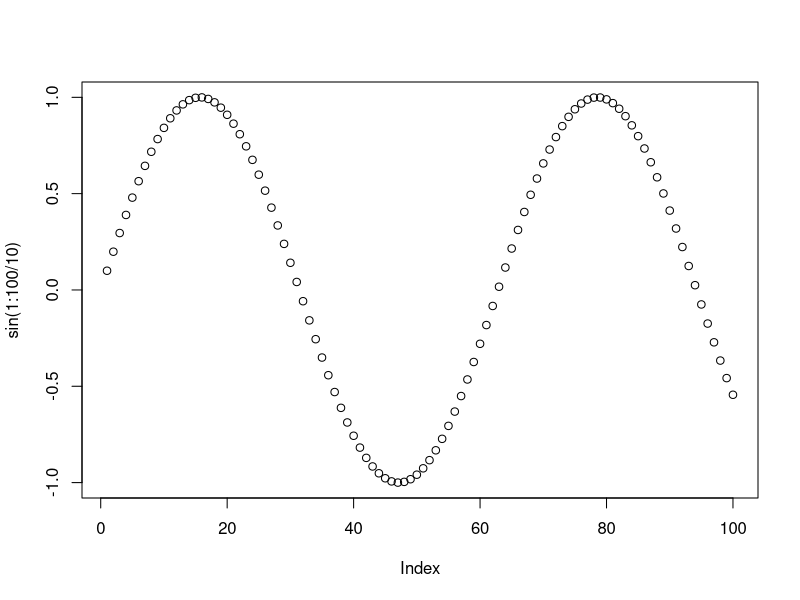
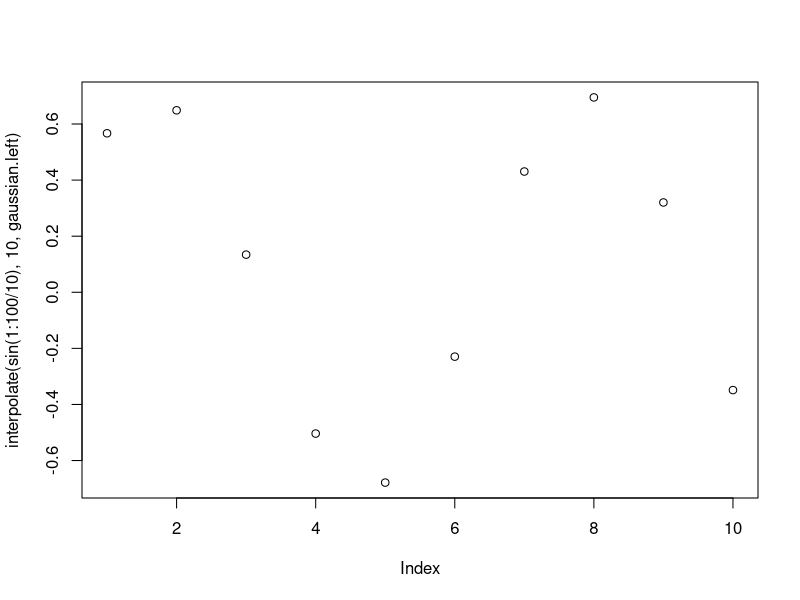
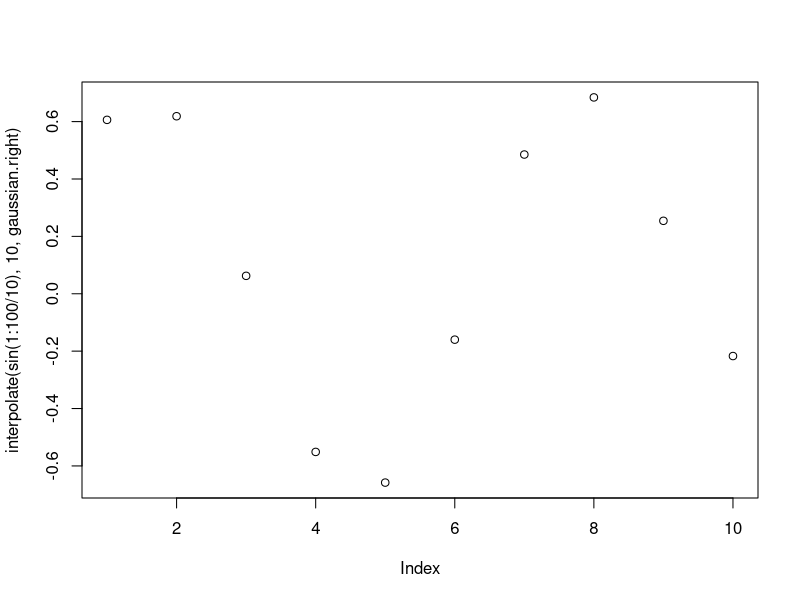
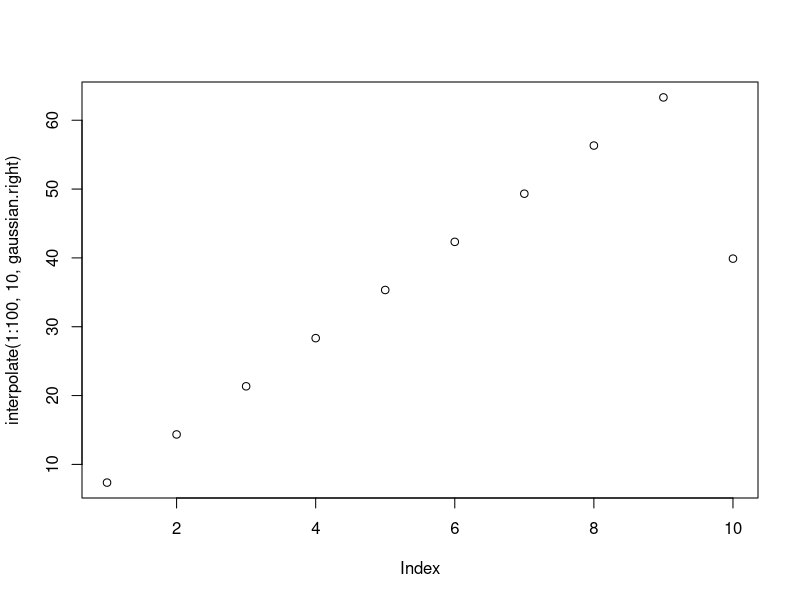
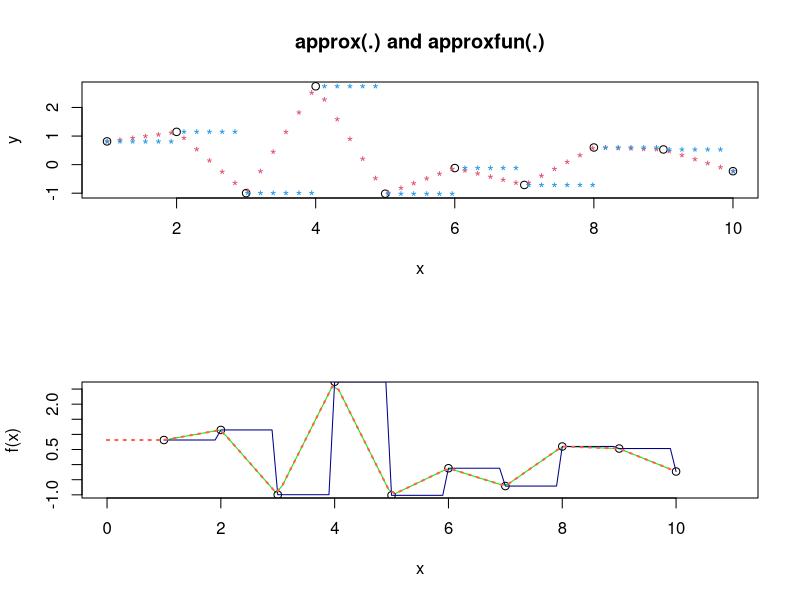
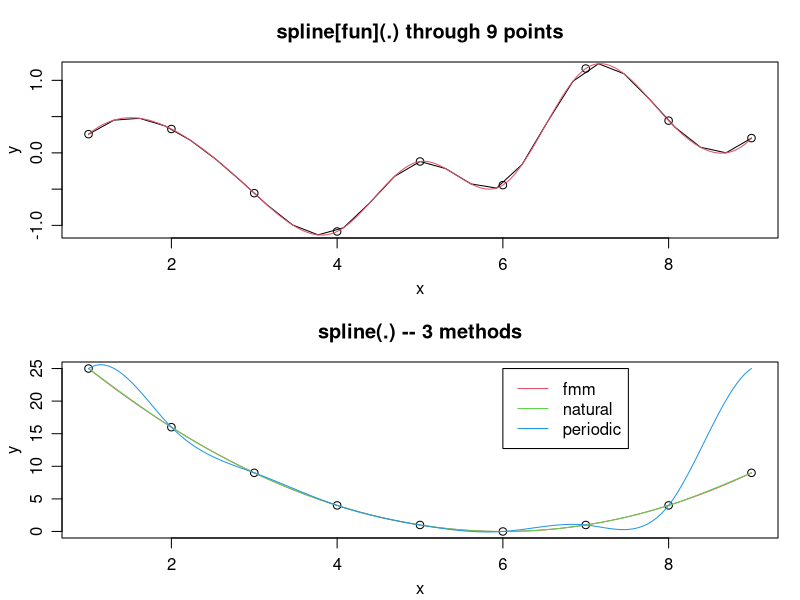
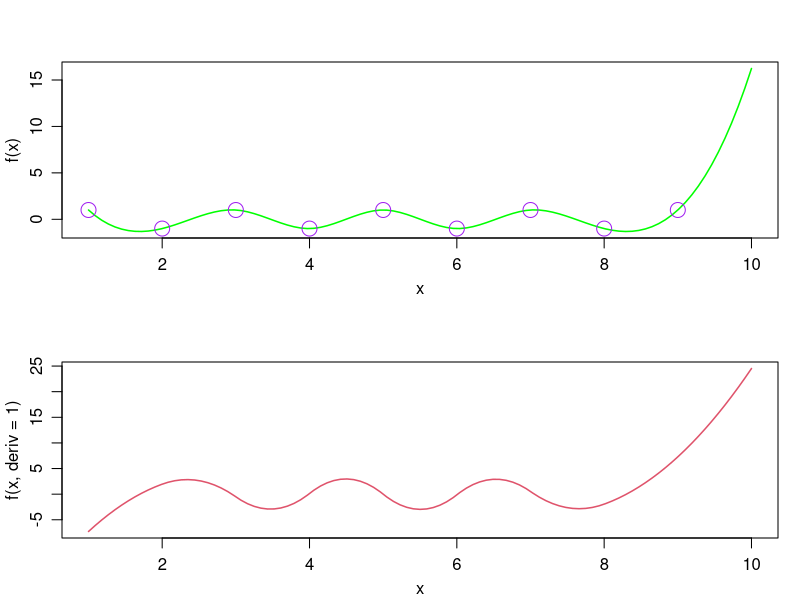
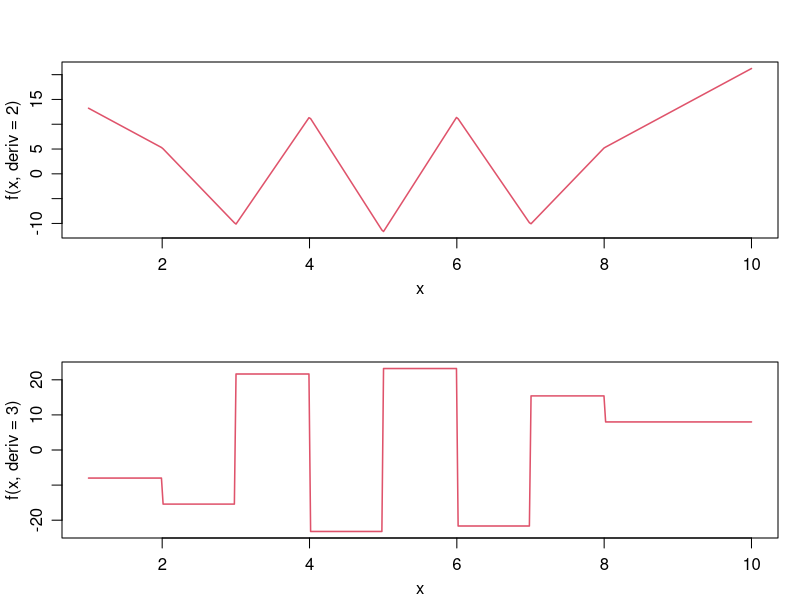

Write the R code that produced these figures, in order.

interpolate = function(x, n, kernel){
  len = length(x)
  apply(matrix(1:n), 1, function(i){ kernel(x, i*len/n) })
}

gaussian.left = function(x, i){
  r = 1:length(x)
  sum(dnorm(r, m=i) * x * (r <= i))
}

gaussian.right = function(x, i){
  r = 1:length(x)
  sum(dnorm(r, m=i) * x * (r >= i))
}

plot(sin(1:100/10))
plot(interpolate(sin(1:100/10), 10, gaussian.left))
plot(interpolate(sin(1:100/10), 10, gaussian.right))

plot(interpolate(1:100, 10, gaussian.right))

sum(dnorm(c(1:10), m=3) * c(1:10))


x <- 1:10
y <- rnorm(10)
par(mfrow = c(2,1))
plot(x, y, main = "approx(.) and approxfun(.)")
points(approx(x, y), col = 2, pch = "*")
points(approx(x, y, method = "constant"), col = 4, pch = "*")


f <- approxfun(x, y)
curve(f(x), 0, 11, col = "green2")
points(x, y)
is.function(fc <- approxfun(x, y, method = "const")) # TRUE
curve(fc(x), 0, 10, col = "darkblue", add = TRUE)
## different extrapolation on left and right side :
plot(approxfun(x, y, rule = 2:1), 0, 11,
     col = "tomato", add = TRUE, lty = 3, lwd = 2)

## Show treatment of 'ties' :

x <- c(2,2:4,4,4,5,5,7,7,7)
y <- c(1:6, 5:4, 3:1)
approx(x, y, xout = x)$y # warning
(ay <- approx(x, y, xout = x, ties = "ordered")$y)
stopifnot(ay == c(2,2,3,6,6,6,4,4,1,1,1))
approx(x, y, xout = x, ties = min)$y
approx(x, y, xout = x, ties = max)$y



require(graphics)

op <- par(mfrow = c(2,1), mgp = c(2,.8,0), mar = .1+c(3,3,3,1))
n <- 9
x <- 1:n
y <- rnorm(n)
plot(x, y, main = paste("spline[fun](.) through", n, "points"))
lines(spline(x, y))
lines(spline(x, y, n = 201), col = 2)

y <- (x-6)^2
plot(x, y, main = "spline(.) -- 3 methods")
lines(spline(x, y, n = 201), col = 2)
lines(spline(x, y, n = 201, method = "natural"), col = 3)
lines(spline(x, y, n = 201, method = "periodic"), col = 4)
legend(6,25, c("fmm","natural","periodic"), col=2:4, lty=1)

y <- sin((x-0.5)*pi)
f <- splinefun(x, y)
ls(envir = environment(f))
splinecoef <- get("z", envir = environment(f))
curve(f(x), 1, 10, col = "green", lwd = 1.5)
points(splinecoef, col = "purple", cex = 2)
curve(f(x, deriv=1), 1, 10, col = 2, lwd = 1.5)
curve(f(x, deriv=2), 1, 10, col = 2, lwd = 1.5, n = 401)
curve(f(x, deriv=3), 1, 10, col = 2, lwd = 1.5, n = 401)
par(op)

## Manual spline evaluation --- demo the coefficients :
.x <- splinecoef$x
u <- seq(3, 6, by = 0.25)
(ii <- findInterval(u, .x))
dx <- u - .x[ii]
f.u <- with(splinecoef,
            y[ii] + dx*(b[ii] + dx*(c[ii] + dx* d[ii])))
stopifnot(all.equal(f(u), f.u))

## An example with ties (non-unique  x values):
set.seed(1); x <- round(rnorm(30), 1); y <- sin(pi * x) + rnorm(30)/10
plot(x,y, main="spline(x,y)  when x has ties")
lines(spline(x, y, n = 201), col = 2)
## visualizes the non-unique ones:
tx <- table(x); mx <- as.numeric(names(tx[tx > 1]))
ry <- matrix(unlist(tapply(y, match(x, mx), range, simplify = FALSE)),
             ncol = 2, byrow = TRUE)
segments(mx, ry[, 1], mx, ry[, 2], col = "blue", lwd = 2)

## An example of  monotone  interpolation
n <- 20
set.seed(11)
x. <- sort(runif(n)) ; y. <- cumsum(abs(rnorm(n)))
plot(x.,y.)
curve(splinefun(x., y.)(x), add = TRUE, col = 2, n = 1001)
curve(splinefun(x., y., method = "monoH.FC")(x), add = TRUE, col = 3, n = 1001)
curve(splinefun(x., y., method = "hyman")(x), add = TRUE, col = 4, n = 1001)
legend("topleft",
       paste0("splinefun( \"", c("fmm", "monoH.FC", "hyman"), "\" )"),
       col = 2:4, lty = 1)

## and one from Fritsch and Carlson (1980), Dougherty et al (1989)
x. <- c(7.09, 8.09, 8.19, 8.7, 9.2, 10, 12, 15, 20)
f <- c(0, 2.76429e-5, 4.37498e-2, 0.169183, 0.469428, 0.943740,
       0.998636, 0.999919, 0.999994)
plot(x., f, ylim = c(-0.2, 1.2))
curve(splinefun(x., f)(x), add = TRUE, col = 2, n = 1001)
curve(splinefun(x., f, method = "hyman")(x), add = TRUE, col = 4, n = 1001)

